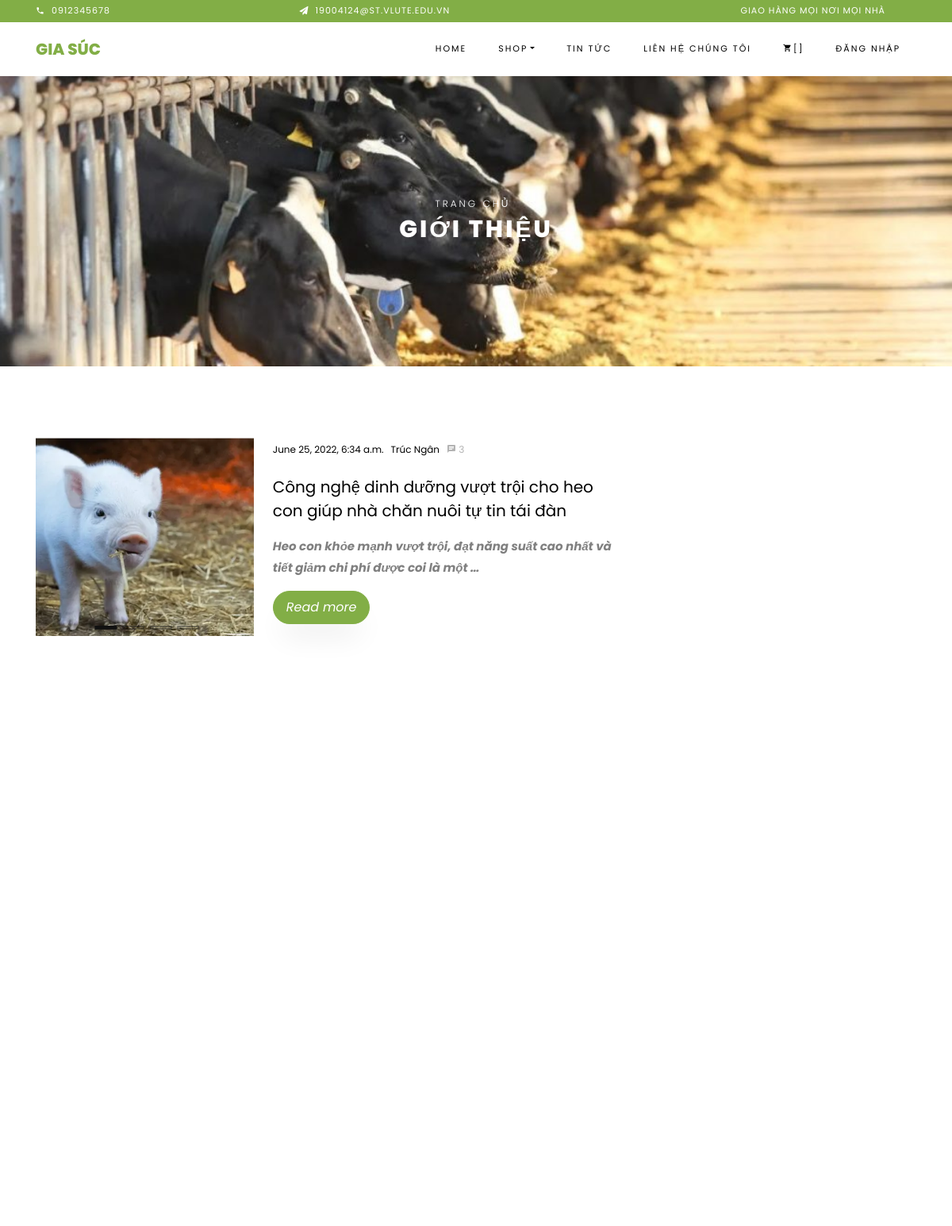
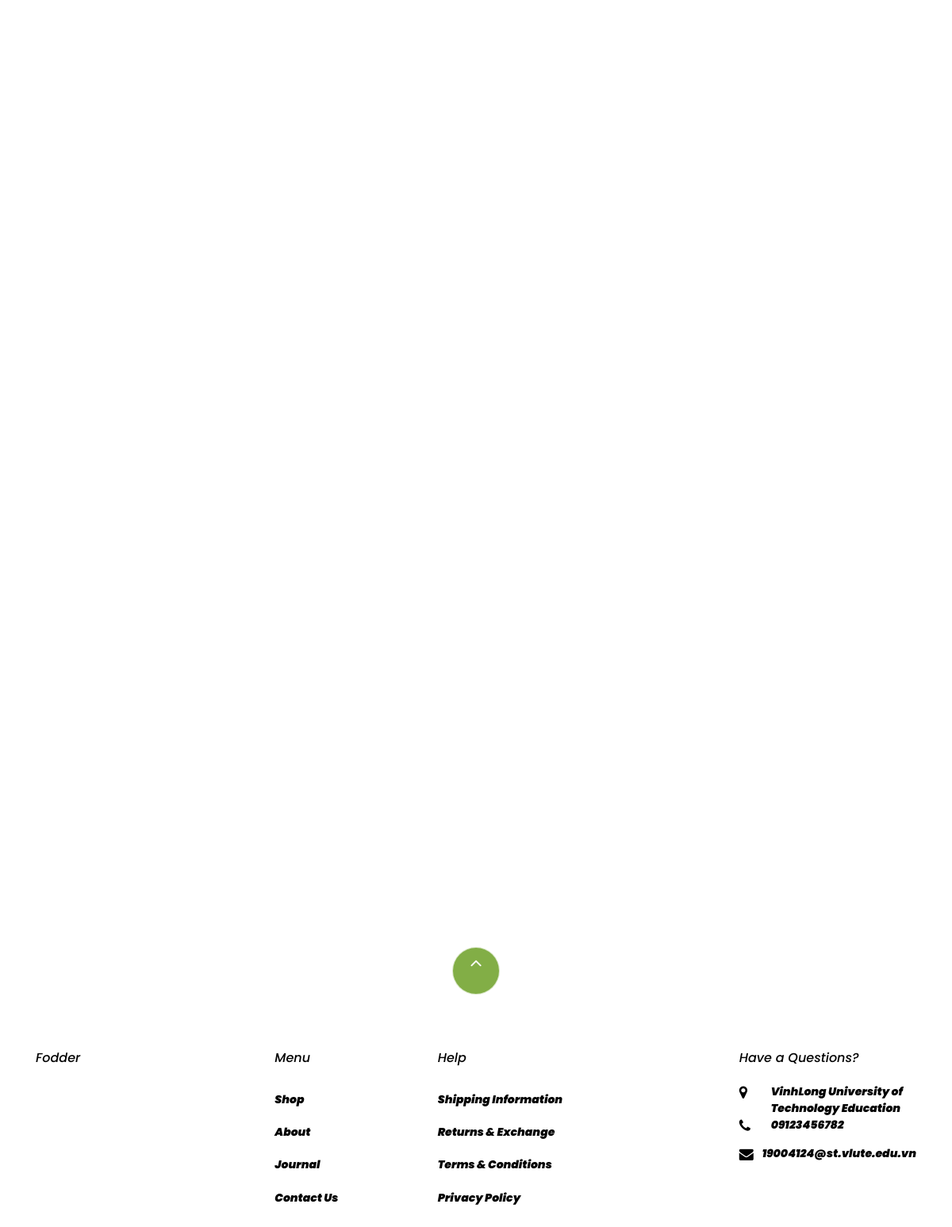
The app's page /blog/category/Kiến thức chăn nuôi with its own data (2 pictures, top to bottom).
### blog/models.py (models this page shows, shortened)
class Post(models.Model):
    title = models.CharField(max_length=200)
    photo = models.ImageField(upload_to='post')
    content = RichTextUploadingField()
    category = models.ForeignKey(Category, on_delete=models.CASCADE)
    tag = models.ManyToManyField(Tag)
    author = models.ForeignKey(AuthorProfile, on_delete=models.CASCADE)
    is_draft = models.BooleanField(default=False)
    date = models.DateTimeField(auto_now_add=True)

### author/models.py (models this page shows)
class AuthorProfile(models.Model):
    user = models.OneToOneField(User, on_delete=models.CASCADE)
    name = models.CharField(max_length=200)
    email = models.EmailField()
    about = models.TextField()
    photo = models.ImageField(upload_to='author')
    gender_choice = (
        ('male', 'Male'),
        ('female', 'Female')
    )
    gender = models.CharField(choices=gender_choice, max_length=6)
    website = models.URLField(blank=True, null=True)
    facebook = models.URLField(blank=True, null=True)
    twitter = models.URLField(blank=True, null=True)
    linkedin = models.URLField(blank=True, null=True)
    date = models.DateTimeField(auto_now_add=True)
    def __str__(self):
        return self.name

### blog/views.py (the view)
def post_by_category(request, ctg_name):
    ctg = Category.objects.get(name=ctg_name)
    post = Post.objects.filter(category=ctg)
    category = Category.objects.all().annotate(
        number_of_posts=Count('post')
    ).order_by('-number_of_posts', 'name')
    tag = Tag.objects.all()
    recent_post = Post.objects.filter(is_draft=False).order_by('-date')[:3]
    context = {
        'posts': post,
        'categories': category,
        'tags': tag,
        'recent_posts': recent_post
    }
    return render(request, 'blog/post-by-category.html', context)

### templates/blog/post-by-category.html (shortened to what this page needs)
{% extends 'base/base.html' %}
{% load static %}
{% block content %}
    <div class="hero-wrap hero-bread" style="background-image: url({% static 'images/boo.jpg' %});">
      <div class="container">
        <div class="row no-gutters slider-text align-items-center justify-content-center">
          <div class="col-md-9 ftco-animate text-center">
          	<p class="breadcrumbs"><span class="mr-2"><a href="{% url 'home' %}">Trang chủ</a></span> </p>
            <h1 class="mb-0 bread">Giới Thiệu</h1>
          </div>
        </div>
      </div>
    </div>
    <section class="ftco-section ftco-degree-bg">
      <div class="container">
        <div class="row">
          <div class="col-lg-8 ftco-animate">
						<div class="row">
              {% if posts %}
                {% for post in posts %}
    							<div class="col-md-12 d-flex ftco-animate">
    		            <div class="blog-entry align-self-stretch d-md-flex">
    		              <a href="{% url 'post-details' post.id %}" class="block-20" style="background-image: url({{ post.photo.url }});">
    		              </a>
    		              <div class="text d-block pl-md-4">
    		              	<div class="meta mb-3">
    		                  <div><a href="#">{{ post.date }}</a></div>
    		                  <div><a href="#">{{ post.author }}</a></div>
    		                  <div><a href="#" class="meta-chat"><span class="icon-chat"></span> 3</a></div>
    		                </div>
    		                <h3 class="heading"><a href="{% url 'post-details' post.id %}">{{ post.title }}</a></h3>
    		                <p>{{ post.content|safe|truncatewords:20 }}</p>
    		                <p><a href="{% url 'post-details' post.id %}" class="btn btn-primary py-2 px-3">Read more</a></p>
    		              </div>
    		            </div>
    		          </div>
                {% endfor %}
              {% else %}
                <h2>There are no Posts in the Database</h2>
              {% endif %}
						</div>
          </div>
        </div>
      </div>
    </section>
{% endblock %}

### static/css/icomoon.css (style rules this page uses)
[class^="icon-"], [class*=" icon-"] { font-family: 'icomoon' !important; speak: none; font-style: normal; font-weight: normal; font-variant: normal; text-transform: none; line-height: 1; -webkit-font-smoothing: antialiased; -moz-osx-font-smoothing: grayscale; }
.icon-chat:before { content: "\e0b7"; }

### records on screen
Post: photo (picture), date "June 25, 2022, 6:34 a.m.", author "Trúc Ngân", title "Công nghệ dinh dưỡng vượt trội cho heo con giúp nhà chăn nuôi tự tin tái đàn", content "Heo con khỏe mạnh vượt trội, đạt năng suất cao nhất và tiết giảm chi phí được coi là một …"
